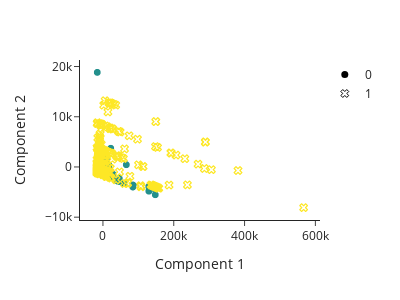

Notebook code for this chart:
### Code cell
#plot the imbalanced dataset with PCA - part 1
import plotly.express as px
from sklearn.decomposition import PCA

#select the data
X = predata[['amount', 'hour', 'accountbalance', 'trusted_indicator', 'week', 'weekday', 'month']]

#PCA
pca = PCA(n_components = 2)
components = pca.fit_transform(X)

#plot
fig = px.scatter(components, x = 0, y = 1, color = predata['is_fraud'], symbol = predata['is_fraud'], template = "simple_white",
                symbol_sequence = ['circle', 'x-open'], color_discrete_sequence = ['green', 'steelblue'])

#markers size
fig.update_traces(marker_size = 7)

#shape of figure and labels
fig.update_layout(autosize = False, width = 400, height = 300, yaxis_title = 'Component 2', xaxis_title = 'Component 1', 
                  coloraxis_showscale = False, legend_title = "")

fig.show()

### Figure 1 — Plotly figure (JSON) as saved in the notebook; plotly's stock layout.template omitted (floating-point values rounded to 4 significant figures; data arrays with more than 128 entries replaced by an {"elided": "..."} marker saying what was removed)
{"data": [{"hovertemplate": "symbol=0<br>0=%{x}<br>1=%{y}<br>color=%{marker.color}<extra></extra>", "legendgroup": "0", "marker": {"color": {"elided": "632 int values"}, "coloraxis": "coloraxis", "size": 7, "symbol": "circle"}, "mode": "markers", "name": "0", "showlegend": true, "type": "scattergl", "x": {"elided": "632 float values"}, "xaxis": "x", "y": {"elided": "632 float values"}, "yaxis": "y"}, {"hovertemplate": "symbol=1<br>0=%{x}<br>1=%{y}<br>color=%{marker.color}<extra></extra>", "legendgroup": "1", "marker": {"color": {"elided": "569 int values"}, "coloraxis": "coloraxis", "size": 7, "symbol": "x-open"}, "mode": "markers", "name": "1", "showlegend": true, "type": "scattergl", "x": {"elided": "569 float values"}, "xaxis": "x", "y": {"elided": "569 float values"}, "yaxis": "y"}], "layout": {"autosize": false, "coloraxis": {"colorbar": {"title": {"text": "color"}}, "colorscale": [[0, "#440154"], [0.1111, "#482878"], [0.2222, "#3e4989"], [0.3333, "#31688e"], [0.4444, "#26828e"], [0.5556, "#1f9e89"], [0.6667, "#35b779"], [0.7778, "#6ece58"], [0.8889, "#b5de2b"], [1, "#fde725"]], "showscale": false}, "height": 300, "legend": {"title": {"text": ""}, "tracegroupgap": 0}, "margin": {"t": 60}, "width": 400, "xaxis": {"anchor": "y", "domain": [0, 1], "title": {"text": "Component 1"}}, "yaxis": {"anchor": "x", "domain": [0, 1], "title": {"text": "Component 2"}}}}
